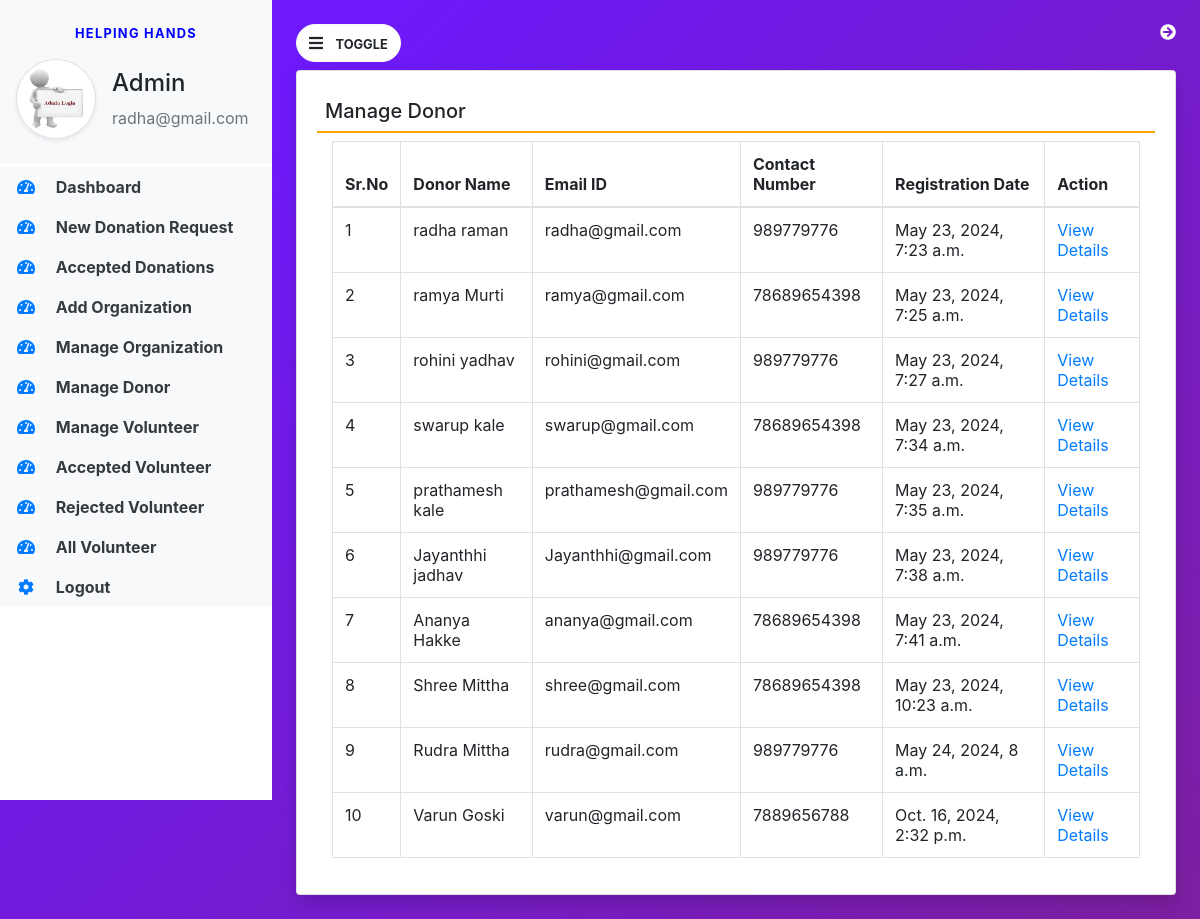
The app's page /manage_donor (signed in) with its own data.
### helpinghands/models.py (models this page shows, shortened)
class Donor(models.Model):
    user=models.ForeignKey(User,on_delete=models.CASCADE)
    contact=models.CharField(max_length=15,null=True)
    address=models.CharField(max_length=300,null=True)
    userpic=models.FileField(null=True)
    regdate=models.DateTimeField(auto_now_add=True)

### helpinghands/views.py (the view)
# urls.py: path('manage_donor', manage_donor, name='manage_donor'),
def manage_donor(request):
    if not request.user.is_authenticated:
        return redirect('admin_login')
    donor = Donor.objects.all()
    return render(request, 'manage_donor.html', locals())

### helpinghands/templates/manage_donor.html
{% extends 'admin_base.html' %}
{% block main %}
<div class="card shadow mt-2">
    <div class="card-body">
        <h5 class="p-2" style="border-bottom : 2px solid orange">
            Manage Donor
        </h5>
        <div class="container-fluid">
            <table id="example" class="table table-bordered">
                <thead>
                    <tr>
                        <th>Sr.No</th>
                        <th>Donor Name</th>
                        <th>Email ID</th>
                        <th>Contact Number</th>
                        <th>Registration Date</th>
                        <th>Action</th>
                    </tr>
                </thead>
                <tbody>
                {% for i in donor %}
                <tr>
                    <td>{{forloop.counter}}</td>
                    <td>{{i.user.first_name}} {{i.user.last_name}}</td>
                    <td>{{i.user.username}}</td>
                    <td>{{i.contact}}</td>
                    <td>{{i.regdate}}</td>
                    <td><a href="{% url 'view_donordetail' i.id %}" class="text-primary">View Details</a>
                    </td>
                </tr>
                {% endfor %}
                </tbody>
            </table>
        </div>
    </div>
</div>
{% endblock %}

### helpinghands/templates/admin_base.html (shortened to what this page needs)
{% load static %}
<html>
<body>
<link href="https://stackpath.bootstrapcdn.com/bootstrap/4.5.2/css/bootstrap.min.css" rel="stylesheet">
<link href="https://cdnjs.cloudflare.com/ajax/libs/font-awesome/5.15.4/css/all.min.css" rel="stylesheet">
    <link rel="stylesheet" href="{% static 'css/base.css' %}">
    <link rel="stylesheet" href="https://cdnjs.cloudflare.com/ajax/libs/font-awesome/4.7.0/css/font-awesome.min.css">
    <link rel="stylesheet" href="https://use.fontawesome.com/releases/v5.7.0/css/all.css">
<link rel="stylesheet" href="https://cdn.datatables.net/2.0.6/css/dataTables.dataTables.css">
<link rel="stylesheet" href="https://cdn.datatables.net/buttons/3.0.2/css/buttons.dataTables.css">
<div class="vertical-nav bg-white" id="sidebar">
    <div class="py-4 px-3 mb-1 bg-light">
        <p class="text-center font-weight-bold text-uppercase px-3 small dashboard-text">Helping Hands</p>
        <div class="media d-flex align-items-center">
            <img src="{% static 'images/adminLogin.jpeg' %}" width="80" height="80" class="mr-3 rounded-circle img-thumbnail shadow-sm">
            <div class="media-body">
                <h4 class="mt-0">Admin</h4>
                <p class="text-muted mb-0">{{request.user.username}}</p>
            </div>
        </div>
    </div>
    <ul class="nav flex-column bg-white">
        <li class="nav-item">
            <a href="{% url 'admin_home' %}" class="nav-link text-dark bg-light">
                <i class="fas fa-tachometer-alt fa-fw mr-3 text-primary"></i>
                Dashboard
            </a>
        </li>
        <li class="nav-item">
            <a href="{% url 'pending_donation' %}" class="nav-link text-dark bg-light">
                <i class="fas fa-tachometer-alt fa-fw mr-3 text-primary"></i>
                New Donation Request
            </a>
        </li>
        <li class="nav-item">
            <a href="{% url 'accepted_donation' %}" class="nav-link text-dark bg-light">
                <i class="fas fa-tachometer-alt fa-fw mr-3 text-primary"></i>
                Accepted Donations
            </a>
        </li>
        <li class="nav-item">
            <a href="{% url 'add_area' %}" class="nav-link text-dark bg-light">
                <i class="fas fa-tachometer-alt fa-fw mr-3 text-primary"></i>
                Add Organization
            </a>
        </li>
        <li class="nav-item">
            <a href="{% url 'manage_area' %}" class="nav-link text-dark bg-light">
                <i class="fas fa-tachometer-alt fa-fw mr-3 text-primary"></i>
                Manage Organization
            </a>
        </li>
        <li class="nav-item">
            <a href="{% url 'manage_donor' %}" class="nav-link text-dark bg-light">
                <i class="fas fa-tachometer-alt fa-fw mr-3 text-primary"></i>
                Manage Donor
            </a>
        </li>
        <li class="nav-item">
            <a href="{% url 'new_volunteer' %}" class="nav-link text-dark bg-light">
                <i class="fas fa-tachometer-alt fa-fw mr-3 text-primary"></i>
                Manage Volunteer
            </a>
        </li>
        <li class="nav-item">
            <a href="{% url 'accepted_volunteer' %}" class="nav-link text-dark bg-light">
                <i class="fas fa-tachometer-alt fa-fw mr-3 text-primary"></i>
                Accepted Volunteer
            </a>
        </li>
        <li class="nav-item">
            <a href="{% url 'rejected_volunteer' %}" class="nav-link text-dark bg-light">
                <i class="fas fa-tachometer-alt fa-fw mr-3 text-primary"></i>
                Rejected Volunteer
            </a>
        </li>
        <li class="nav-item">
            <a href="{% url 'all_volunteer' %}" class="nav-link text-dark bg-light">
                <i class="fas fa-tachometer-alt fa-fw mr-3 text-primary"></i>
                All Volunteer
            </a>
        </li>
        <li class="nav-item">
            <a href="{% url 'logout' %}" class="nav-link text-dark bg-light">
                <i class="fas fa-cog mr-3 text-primary fa-fw"></i>
                Logout
            </a>
        </li>
    </ul>
</div>
<div class="page-content p-4" id="content">
    <a href="{% url 'logout' %}" title="Logout" class="float-right text-white">
  <i class="fa fa-arrow-circle-right"></i>
</a>
    <button id="sidebarCollapse" type="button" class="btn btn-light bg-white rounded-pill">
        <i class="fas fa-bars mr-2"></i>
        <small class="text-uppercase font-weight-bold">Toggle</small>
    </button>
    {% block main %}
    {% endblock %}
</div>
</body>
</html>

### helpinghands/static/css/base.css (style rules this page uses)
body { background-image :linear-gradient(135.9deg,rgba(109,25,252,1) 16.4%,rgba(125,31,160)); min-height:100vh; }
.vertical-nav { min-width:17rem; width:17rem; height:100vh; position:fixed; top:0; left:0; transition:all 0.4s; }
.page-content { width:calc(100%-17rem); margin-left:17rem; transition:all 0.4s; }
.dashboard-text { letter-spacing:0.1em; color:blue; }
.nav-link { font-weight:bold; }

### records on screen
Donor: user.first_name "radha", user.last_name "raman", user.username "radha@gmail.com", contact "989779776", regdate "May 23, 2024, 7:23 a.m."
Donor: user.first_name "ramya", user.last_name "Murti", user.username "ramya@gmail.com", contact "78689654398", regdate "May 23, 2024, 7:25 a.m."
Donor: user.first_name "rohini", user.last_name "yadhav", user.username "rohini@gmail.com", contact "989779776", regdate "May 23, 2024, 7:27 a.m."
Donor: user.first_name "swarup", user.last_name "kale", user.username "swarup@gmail.com", contact "78689654398", regdate "May 23, 2024, 7:34 a.m."
Donor: user.first_name "prathamesh", user.last_name "kale", user.username "prathamesh@gmail.com", contact "989779776", regdate "May 23, 2024, 7:35 a.m."
Donor: user.first_name "Jayanthhi", user.last_name "jadhav", user.username "Jayanthhi@gmail.com", contact "989779776", regdate "May 23, 2024, 7:38 a.m."
Donor: user.first_name "Ananya", user.last_name "Hakke", user.username "ananya@gmail.com", contact "78689654398", regdate "May 23, 2024, 7:41 a.m."
Donor: user.first_name "Shree", user.last_name "Mittha", user.username "shree@gmail.com", contact "78689654398", regdate "May 23, 2024, 10:23 a.m."
Donor: user.first_name "Rudra", user.last_name "Mittha", user.username "rudra@gmail.com", contact "989779776", regdate "May 24, 2024, 8 a.m."
Donor: user.first_name "Varun", user.last_name "Goski", user.username "varun@gmail.com", contact "7889656788", regdate "Oct. 16, 2024, 2:32 p.m."

### other values on screen
{{ request.user.username }} "radha@gmail.com"
